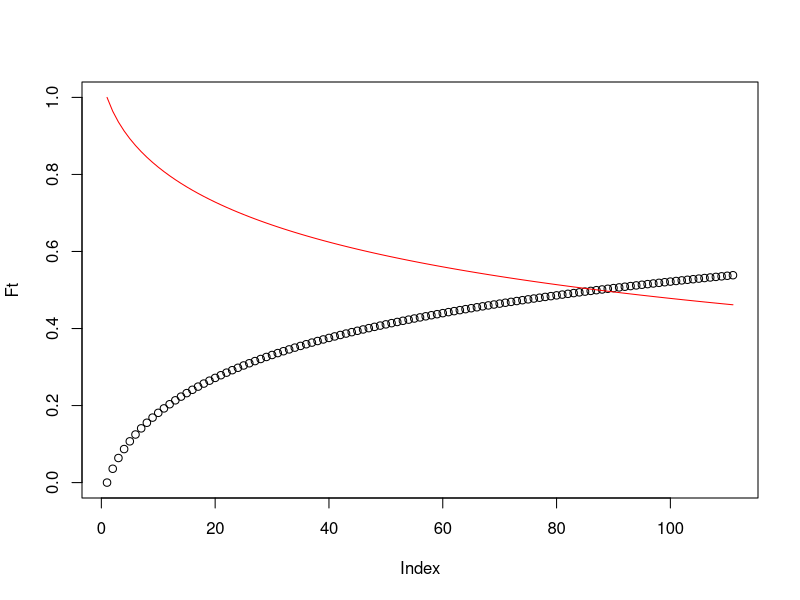
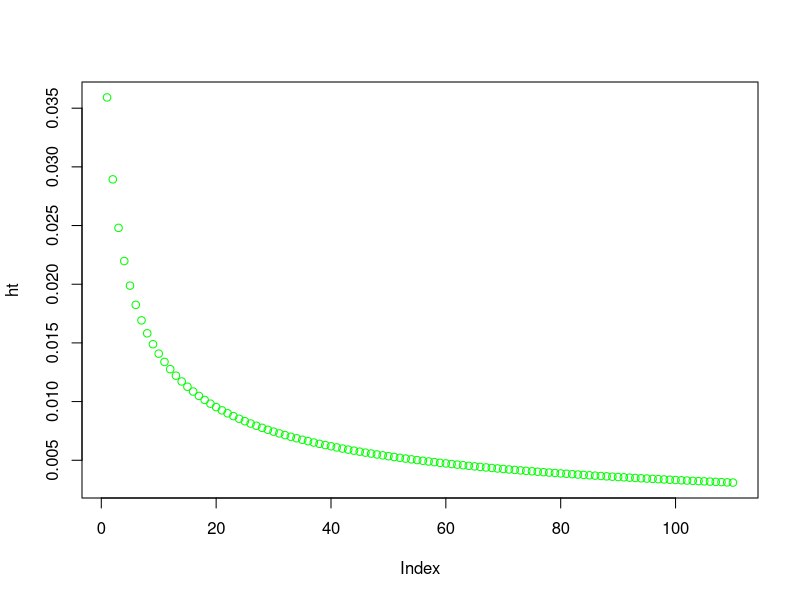
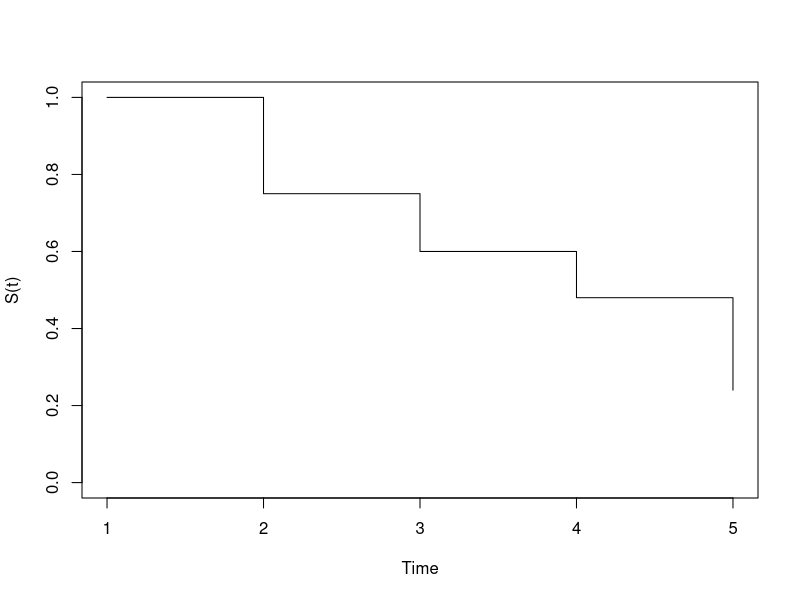

These charts were generated, in order, by the following R code:
## ---- chunk 1
rm(list=ls())
library(tidyverse, quietly = T)
library(ggplot2, quietly = T)
library(kableExtra, quietly = T)
theme_set(theme_classic())
## ---- chunk 2
t1<-data.frame(Time_start=c(1,2,3,4),
               Time_end=c(2,3,4,5),
               Failing=c(25,15,12,20),
               At_Risk=c(100, 75, 60, 40))
t1%>%
  kable()%>%
  column_spec(1:4, border_left = T, border_right = T)%>%
  kable_styling()
#knitr::kable(t1,format = "html", caption = "Counting Process data" ,align = "c", )
## ---- chunk 3
t2<-data.frame(ID = c(1,2,3,4),
               Duration=c(5, 2, 9 , 6), 
               Event_Occurred=c("Yes (1)","Yes (1)","No (0)", "Yes (1)" ))
t2%>%
  kable()%>%
  column_spec(1:3, border_left = T, border_right = T)%>%
  kable_styling(row_label_position = "c", position = "center" )
#knitr::kable(t2, format = "html", caption = "Case-duration data", align = "c")
## ---- chunk 4
t3<-data.frame(ID=c(rep(1, 5), rep(2, 2), rep(3, 9), rep(4, 6)),
                    Period = c(seq(1:5), seq(1:2), seq(1:9), seq(1:6)),
                    Event=c(0,0,0,0,1,0,1,0,0,0,0,0,0,0,0,0,0,0,0,0,0,0))
t3%>%
  kable()%>%
  column_spec(1:3, border_left = T, border_right = T)%>%
  kable_styling(row_label_position = "c", position = "center" )
## ---- chunk 5
Ft<-cumsum(dlnorm(x = seq(0, 110, 1), meanlog = 4.317488, sdlog = 2.5)) #mean of 75 years, sd of 12.1 years
ft<-diff(Ft)
St<-1-Ft
ht<-ft/St[1:110]
plot(Ft, ylim=c(0,1))
lines(St, col="red")
plot(ht, col="green")
## ---- chunk 6
St<- c(1, cumprod(1-(t1$Failing/t1$At_Risk)))

plot(St, type="s", xlab = "Time", ylab="S(t)", ylim=c(0,1))
